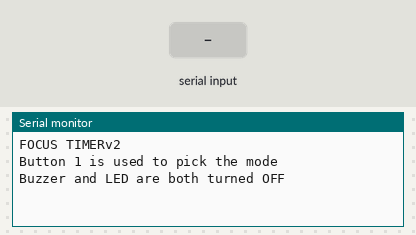
A sketch run on a simulated Arduino Uno, built with avr-gcc and run on an emulated ATmega328P. On the bench: the last lines printed to the serial monitor. Inputs (shaded band) come from the test bench.

Above: at 2.2 s.
2.3 s: "1" received over Serial
At 3.5 s:
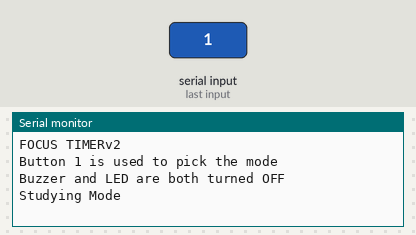
3.8 s: "0" received over Serial
At 4.6 s:
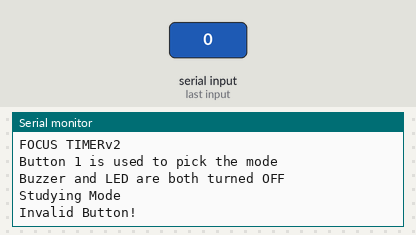
5.3 s: "1" received over Serial
At 5.8 s:
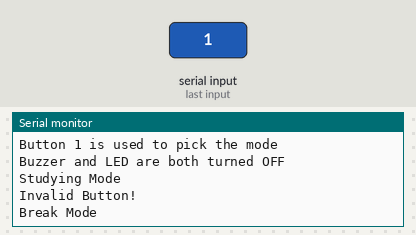

Measured:
- after the input at 2.3 s, the serial monitor: prints a new line at once (image 1)
- after the input at 3.8 s, the serial monitor: prints a new line at once (image 2)
- after the input at 5.3 s, the serial monitor: prints a new line at once (image 3)

The sketch:

FocusTimer.ino
```cpp
enum State { BOOT, MODE_SELECT, TIME_SET, RUNNING, FINISHED }; //enum used for a fixed set
State state = BOOT;

enum Mode { STUDYING, BREAK };
Mode mode = STUDYING;

void setup() {
  // put your setup code here, to run once:
  Serial.begin(115200);//opens the serial connection so you can see output, communication speed (baud rate) 115200 bits per second
  delay(1000);//delay by a second
  Serial.println("FOCUS TIMERv2");//for each line of my how to for the oled
  Serial.println("Button 1 is used to pick the mode");
  Serial.println("Buzzer and LED are both turned OFF");

}

void loop() {
  // put your main code here, to run repeatedly:
  if (Serial.available()){
    char c = Serial.read();

    if (c == '1' && state == BOOT) {
      state = MODE_SELECT;
      Serial.println("Studying Mode");
    }
    else if (c == '1' && state == MODE_SELECT) {
      if (mode==STUDYING){
        mode = BREAK;
        Serial.println("Break Mode");
      } else {
        mode = STUDYING;
        Serial.println("Studying Mode");
      }
    }
    else {
        Serial.println("Invalid Button!");
      }
    }
  }
```
